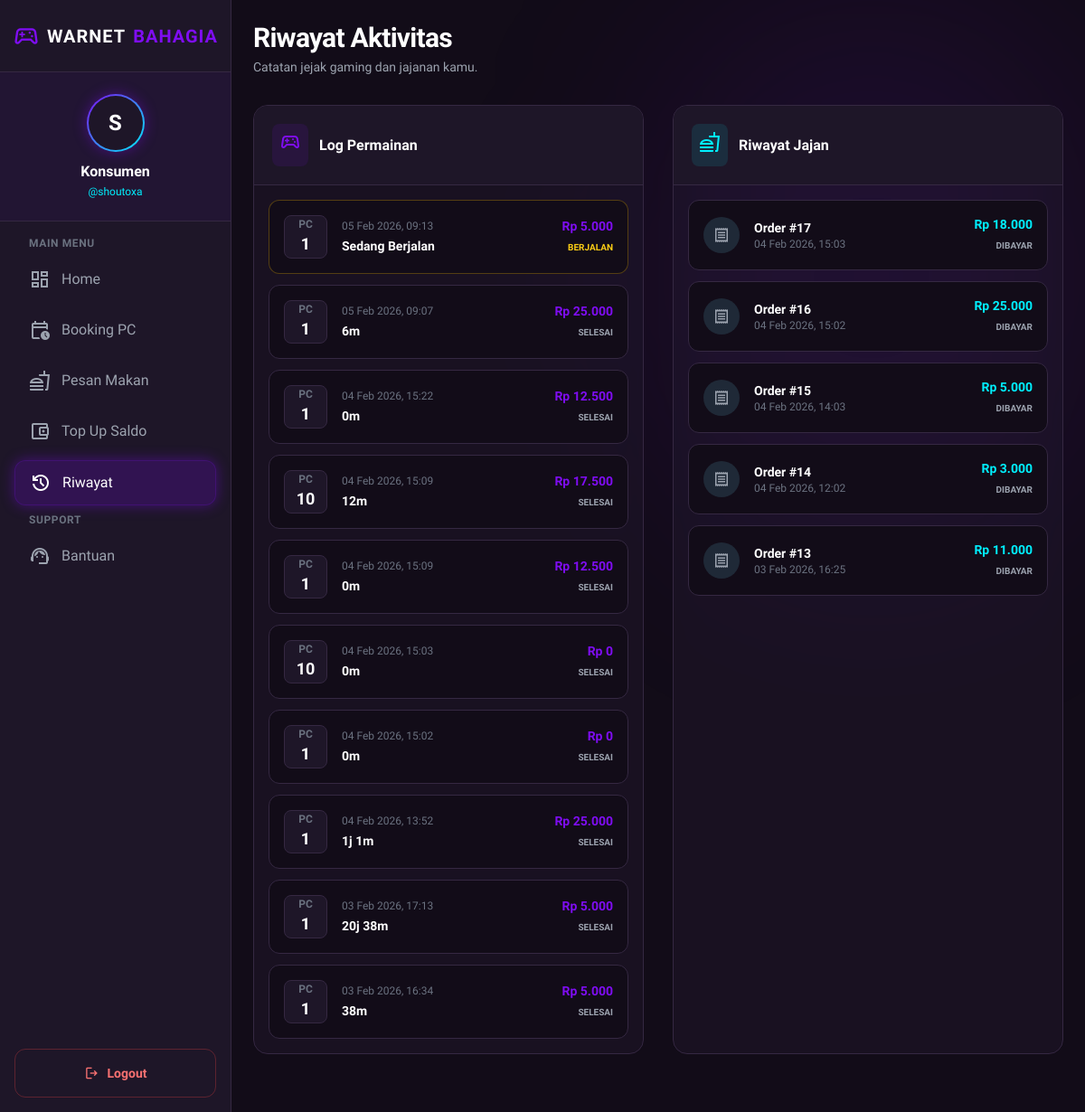
The app's page /pages/konsumen/riwayat.php (signed in) with its own data.
### tables this page shows
CREATE TABLE `konsumen` (
  `id_konsumen` int(11) NOT NULL,
  `username` varchar(50) DEFAULT NULL,
  `password` varchar(255) DEFAULT NULL,
  `email` varchar(100) DEFAULT NULL,
  `saldo` decimal(12,2) DEFAULT NULL
);

CREATE TABLE `transaksi_pc` (
  `id_transaksi` int(11) NOT NULL,
  `id_konsumen` int(11) NOT NULL,
  `id_pc` int(11) NOT NULL,
  `waktu_mulai` datetime NOT NULL,
  `waktu_selesai` datetime DEFAULT NULL,
  `durasi_jam` int(11) NOT NULL,
  `total_bayar` decimal(12,2) NOT NULL,
  `status` enum('berjalan','selesai') DEFAULT 'berjalan'
);

CREATE TABLE `pesanan` (
  `id_pesanan` int(11) NOT NULL,
  `waktu_pesanan` datetime DEFAULT NULL,
  `status_pesanan` enum('pending','dibayar','selesai','batal') DEFAULT NULL,
  `total_pesanan` decimal(12,2) DEFAULT NULL,
  `id_konsumen` int(11) DEFAULT NULL,
  `id_keranjang` int(11) DEFAULT NULL,
  `id_admin` int(11) DEFAULT NULL,
  `id_promo` int(11) DEFAULT NULL
);

### pages/konsumen/riwayat.php (the view, shortened to what this page needs)
<?php
require_once '../../includes/config.php';
$id_konsumen = $_SESSION['id_konsumen'];
$query_billing = mysqli_query($conn, "
    SELECT * FROM transaksi_pc
    WHERE id_konsumen = '$id_konsumen'
    ORDER BY waktu_mulai DESC LIMIT 10
");
$query_pesanan = mysqli_query($conn, "
    SELECT * FROM pesanan
    WHERE id_konsumen = '$id_konsumen'
    ORDER BY waktu_pesanan DESC
    LIMIT 20
");
?>
<!DOCTYPE html>
<html lang="id" class="dark">
<head>
    <script src="https://cdn.tailwindcss.com"></script>
</head>
<body class="bg-dark-bg text-gray-200 font-sans antialiased h-screen flex overflow-hidden">
    <?php include '../../includes/sidebar_konsumen.php'; ?>
    <main class="flex-1 flex flex-col h-screen overflow-hidden relative md:ml-64">
        <div class="absolute top-0 right-0 w-[50%] h-[50%] bg-primary/10 blur-[120px] rounded-full pointer-events-none"></div>
        <div class="flex-1 overflow-y-auto p-6 z-10">
            <div class="mb-8">
                <h2 class="text-3xl font-bold text-white tracking-tight">Riwayat Aktivitas</h2>
                <p class="text-gray-400 mt-1 text-sm">Catatan jejak gaming dan jajanan kamu.</p>
            </div>
            <div class="grid grid-cols-1 lg:grid-cols-2 gap-8">
                <div class="bg-dark-surface/60 backdrop-blur-xl border border-dark-border rounded-2xl overflow-hidden flex flex-col max-h-[calc(100vh-180px)]">
                    <div class="p-5 border-b border-dark-border flex items-center gap-3 bg-dark-surface sticky top-0 z-10">
                        <div class="p-2 bg-primary/10 rounded-lg text-primary">
                            <span class="material-symbols-outlined">sports_esports</span>
                        </div>
                        <h3 class="font-bold text-white">Log Permainan</h3>
                    </div>
                    <div class="overflow-y-auto p-4 space-y-3">
                        <?php if ($query_billing && mysqli_num_rows($query_billing) > 0): ?>
                            <?php while ($row = mysqli_fetch_assoc($query_billing)): ?>
                                <?php
                                $durasi_text = "Sedang Berjalan";
                                $status_color = "text-yellow-400";
                                $border_active = "border-yellow-500/30";
                                if ($row['waktu_selesai'] && $row['status'] == 'selesai') {
                                    $start = new DateTime($row['waktu_mulai']);
                                    $end   = new DateTime($row['waktu_selesai']);
                                    $diff  = $start->diff($end);
                                    $jam = $diff->h + ($diff->days * 24);
                                    $menit = $diff->i;
                                    $durasi_text = ($jam > 0 ? $jam . "j " : "") . $menit . "m";
                                    $status_color = "text-gray-400";
                                    $border_active = "border-dark-border";
                                }
                                ?>
                                <div class="p-4 rounded-xl border <?= $border_active; ?> bg-dark-bg hover:bg-dark-surface transition-colors flex justify-between items-center group">
                                    <div class="flex items-center gap-4">
                                        <div class="flex flex-col items-center justify-center w-12 h-12 rounded-lg bg-dark-surface border border-dark-border">
                                            <span class="text-xs text-gray-500 font-bold">PC</span>
                                            <span class="text-lg font-bold text-white"><?= $row['id_pc']; ?></span>
                                        </div>
                                        <div>
                                            <p class="text-xs text-gray-500 mb-1"><?= date('d M Y, H:i', strtotime($row['waktu_mulai'])); ?></p>
                                            <p class="text-sm font-bold text-white"><?= $durasi_text; ?></p>
                                        </div>
                                    </div>
                                    <div class="text-right">
                                        <p class="text-sm font-bold text-primary">Rp <?= number_format($row['total_bayar'], 0, ',', '.'); ?></p>
                                        <span class="text-[10px] uppercase font-bold <?= $status_color; ?>"><?= $row['status']; ?></span>
                                    </div>
                                </div>
                            <?php endwhile; ?>
                        <?php endif; ?>
                    </div>
                </div>
                <div class="bg-dark-surface/60 backdrop-blur-xl border border-dark-border rounded-2xl overflow-hidden flex flex-col max-h-[calc(100vh-180px)]">
                    <div class="p-5 border-b border-dark-border flex items-center gap-3 bg-dark-surface sticky top-0 z-10">
                        <div class="p-2 bg-secondary/10 rounded-lg text-secondary">
                            <span class="material-symbols-outlined">fastfood</span>
                        </div>
                        <h3 class="font-bold text-white">Riwayat Jajan</h3>
                    </div>
                    <div class="overflow-y-auto p-4 space-y-3">
                        <?php if (mysqli_num_rows($query_pesanan) > 0): ?>
                            <?php while ($ord = mysqli_fetch_assoc($query_pesanan)): ?>
                                <?php
                                $icon_bg = 'bg-gray-800';
                                $icon_col = 'text-gray-400';
                                ?>
                                <div class="p-4 rounded-xl border border-dark-border bg-dark-bg hover:bg-dark-surface transition-colors flex justify-between items-center">
                                    <div class="flex items-center gap-4">
                                        <div class="w-10 h-10 rounded-full <?= $icon_bg; ?> flex items-center justify-center">
                                            <span class="material-symbols-outlined <?= $icon_col; ?> text-xl">receipt</span>
                                        </div>
                                        <div>
                                            <p class="text-sm font-bold text-white">Order #<?= $ord['id_pesanan']; ?></p>
                                            <p class="text-xs text-gray-500"><?= date('d M Y, H:i', strtotime($ord['waktu_pesanan'])); ?></p>
                                        </div>
                                    </div>
                                    <div class="text-right">
                                        <p class="text-sm font-bold text-secondary">Rp <?= number_format($ord['total_pesanan'], 0, ',', '.'); ?></p>
                                        <span class="text-[10px] uppercase font-bold <?= $icon_col; ?>"><?= $ord['status_pesanan']; ?></span>
                                    </div>
                                </div>
                            <?php endwhile; ?>
                        <?php endif; ?>
                    </div>
                </div>
            </div>
        </div>
    </main>
</body>
</html>

### includes/sidebar_konsumen.php (shortened to what this page needs)
<?php
$current_page = basename($_SERVER['PHP_SELF']);
function isActive($page_name, $current)
{
    $active_class = "bg-primary/20 text-white rounded-xl border border-primary/20 shadow-neon-purple transition-all";
    $inactive_class = "text-gray-400 hover:bg-dark-border hover:text-white rounded-xl transition-all group";
    return ($page_name == $current) ? $active_class : $inactive_class;
}
if (!isset($user) && isset($_SESSION['id_konsumen'])) {
    $uid_sidebar = $_SESSION['id_konsumen'];
    $query_sidebar = mysqli_query($conn, "SELECT * FROM konsumen WHERE id_konsumen = '$uid_sidebar'");
    if ($query_sidebar) {
        $user = mysqli_fetch_assoc($query_sidebar);
    }
}
$display_nama = $user['nama_lengkap'] ?? 'Konsumen';
$display_user = $user['username'] ?? 'user';
$display_inisial = strtoupper(substr($display_user, 0, 1));
?>
<aside id="sidebar" class="fixed inset-y-0 left-0 w-64 bg-dark-surface border-r border-dark-border flex flex-col transform -translate-x-full md:translate-x-0 transition-transform duration-300 z-50">
    <div class="h-20 flex items-center justify-center border-b border-dark-border">
        <h1 class="text-xl font-bold tracking-wider text-white flex items-center gap-2">
            <span class="material-symbols-outlined text-primary text-3xl">sports_esports</span>
            WARNET<span class="text-primary">BAHAGIA</span>
        </h1>
    </div>
    <div class="p-6 flex flex-col items-center border-b border-dark-border bg-primary/5">
        <div class="w-16 h-16 rounded-full bg-gradient-to-br from-primary to-secondary p-[2px] mb-3 shadow-neon-purple">
            <div class="w-full h-full rounded-full bg-dark-surface flex items-center justify-center">
                <span class="text-2xl font-bold text-white"><?= $display_inisial; ?></span>
            </div>
        </div>
        <h3 class="text-white font-bold text-center leading-tight mb-1"><?= $display_nama; ?></h3>
        <p class="text-xs text-secondary">@<?= $display_user; ?></p>
    </div>
    <nav class="flex-1 overflow-y-auto py-4 px-4 space-y-2">
        <p class="px-4 text-xs font-semibold text-gray-500 uppercase tracking-wider mb-2">Main Menu</p>
        <a href="dashboard.php" class="flex items-center px-4 py-3 <?= isActive('dashboard.php', $current_page) ?>">
            <span class="material-symbols-outlined mr-3 <?= ($current_page != 'dashboard.php') ? 'group-hover:text-white' : '' ?>">dashboard</span>
            Home
        </a>
        <a href="booking.php" class="flex items-center px-4 py-3 <?= isActive('booking.php', $current_page) ?>">
            <span class="material-symbols-outlined mr-3 <?= ($current_page != 'booking.php') ? 'group-hover:text-secondary' : '' ?>">calendar_clock</span>
            Booking PC
        </a>
        <a href="fnb.php" class="flex items-center px-4 py-3 <?= isActive('fnb.php', $current_page) ?>">
            <span class="material-symbols-outlined mr-3 <?= ($current_page != 'fnb.php') ? 'group-hover:text-yellow-400' : '' ?>">fastfood</span>
            Pesan Makan
        </a>
        <a href="topup.php" class="flex items-center px-4 py-3 <?= isActive('topup.php', $current_page) ?>">
            <span class="material-symbols-outlined mr-3 <?= ($current_page != 'topup.php') ? 'group-hover:text-green-400' : '' ?>">account_balance_wallet</span>
            Top Up Saldo
        </a>
        <a href="riwayat.php" class="flex items-center px-4 py-3 <?= isActive('riwayat.php', $current_page) ?>">
            <span class="material-symbols-outlined mr-3 <?= ($current_page != 'riwayat.php') ? 'group-hover:text-blue-400' : '' ?>">history</span>
            Riwayat
        </a>
        <p class="px-4 text-xs font-semibold text-gray-500 uppercase tracking-wider mt-6 mb-2">Support</p>
        <a href="bantuan.php" class="flex items-center px-4 py-3 <?= isActive('bantuan.php', $current_page) ?>">
            <span class="material-symbols-outlined mr-3 <?= ($current_page != 'bantuan.php') ? 'group-hover:text-red-400' : '' ?>">support_agent</span>
            Bantuan
        </a>
    </nav>
    <div class="p-4">
        <a href="../../logout.php" class="flex items-center justify-center w-full py-3 rounded-xl border border-red-500/30 text-red-400 hover:bg-red-500 hover:text-white transition-all font-bold text-sm">
            <span class="material-symbols-outlined mr-2 text-lg">logout</span>
            Logout
        </a>
    </div>
</aside>

### includes/sidebar_konsumen.php (style rules this page uses)
main { animation: pageEnter 0.5s cubic-bezier(0.2, 0.8, 0.2, 1) forwards; }

### records on screen
konsumen: username "S", username "shoutoxa"
transaksi_pc: id_pc "1", waktu_mulai "05 Feb 2026, 09:13", durasi_text "Sedang Berjalan", total_bayar "5.000", status "BERJALAN"
transaksi_pc: id_pc "1", waktu_mulai "05 Feb 2026, 09:07", durasi_text "6m", total_bayar "25.000", status "SELESAI"
transaksi_pc: id_pc "1", waktu_mulai "04 Feb 2026, 15:22", durasi_text "0m", total_bayar "12.500", status "SELESAI"
transaksi_pc: id_pc "10", waktu_mulai "04 Feb 2026, 15:09", durasi_text "12m", total_bayar "17.500", status "SELESAI"
transaksi_pc: id_pc "1", waktu_mulai "04 Feb 2026, 15:09", durasi_text "0m", total_bayar "12.500", status "SELESAI"
transaksi_pc: id_pc "10", waktu_mulai "04 Feb 2026, 15:03", durasi_text "0m", total_bayar "0", status "SELESAI"
transaksi_pc: id_pc "1", waktu_mulai "04 Feb 2026, 15:02", durasi_text "0m", total_bayar "0", status "SELESAI"
transaksi_pc: id_pc "1", waktu_mulai "04 Feb 2026, 13:52", durasi_text "1j 1m", total_bayar "25.000", status "SELESAI"
transaksi_pc: id_pc "1", waktu_mulai "03 Feb 2026, 17:13", durasi_text "20j 38m", total_bayar "5.000", status "SELESAI"
transaksi_pc: id_pc "1", waktu_mulai "03 Feb 2026, 16:34", durasi_text "38m", total_bayar "5.000", status "SELESAI"
pesanan: id_pesanan "17", waktu_pesanan "04 Feb 2026, 15:03", total_pesanan "18.000", status_pesanan "DIBAYAR"
pesanan: id_pesanan "16", waktu_pesanan "04 Feb 2026, 15:02", total_pesanan "25.000", status_pesanan "DIBAYAR"
pesanan: id_pesanan "15", waktu_pesanan "04 Feb 2026, 14:03", total_pesanan "5.000", status_pesanan "DIBAYAR"
pesanan: id_pesanan "14", waktu_pesanan "04 Feb 2026, 12:02", total_pesanan "3.000", status_pesanan "DIBAYAR"
pesanan: id_pesanan "13", waktu_pesanan "03 Feb 2026, 16:25", total_pesanan "11.000", status_pesanan "DIBAYAR"

### other values on screen
$display_nama "Konsumen"
